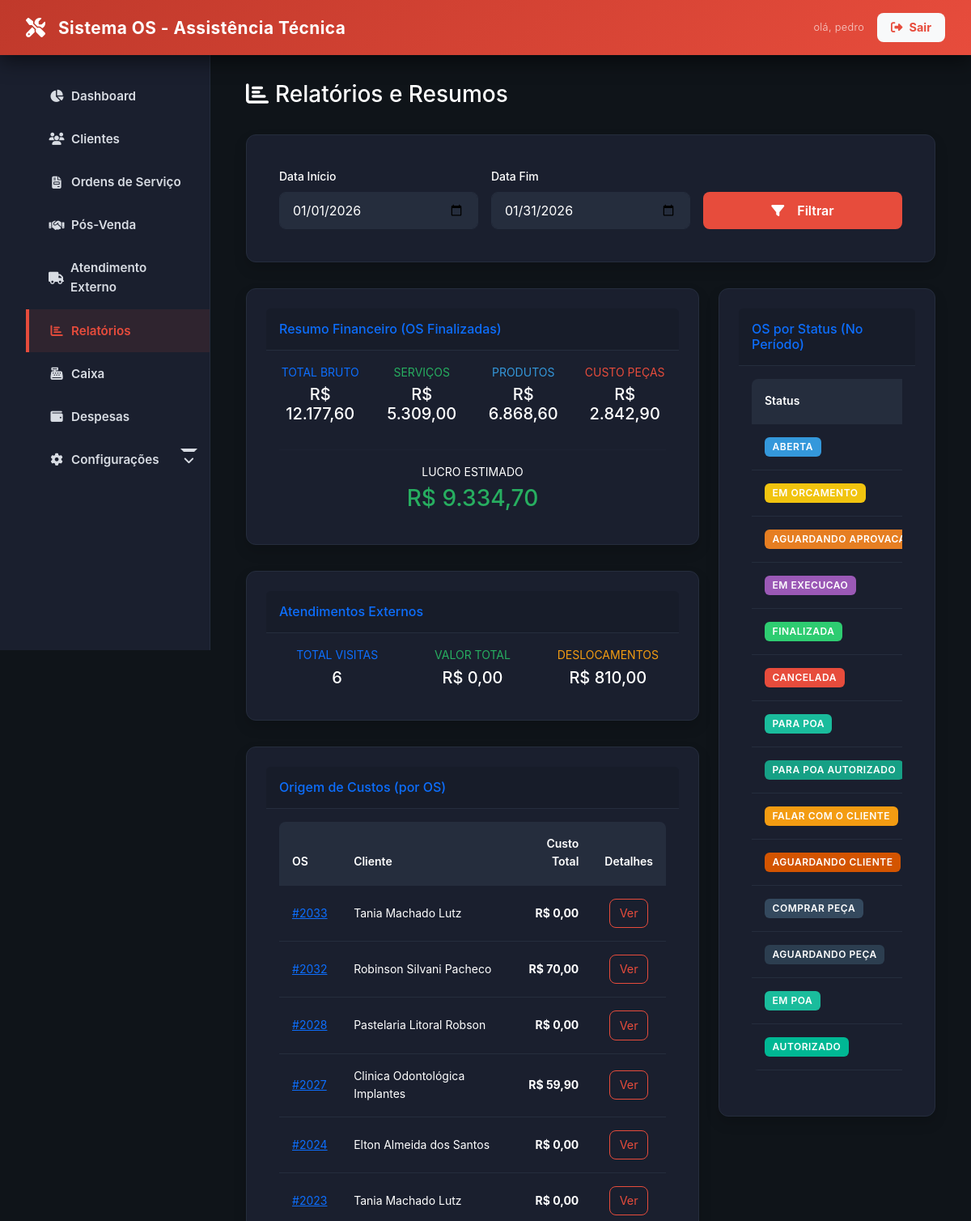
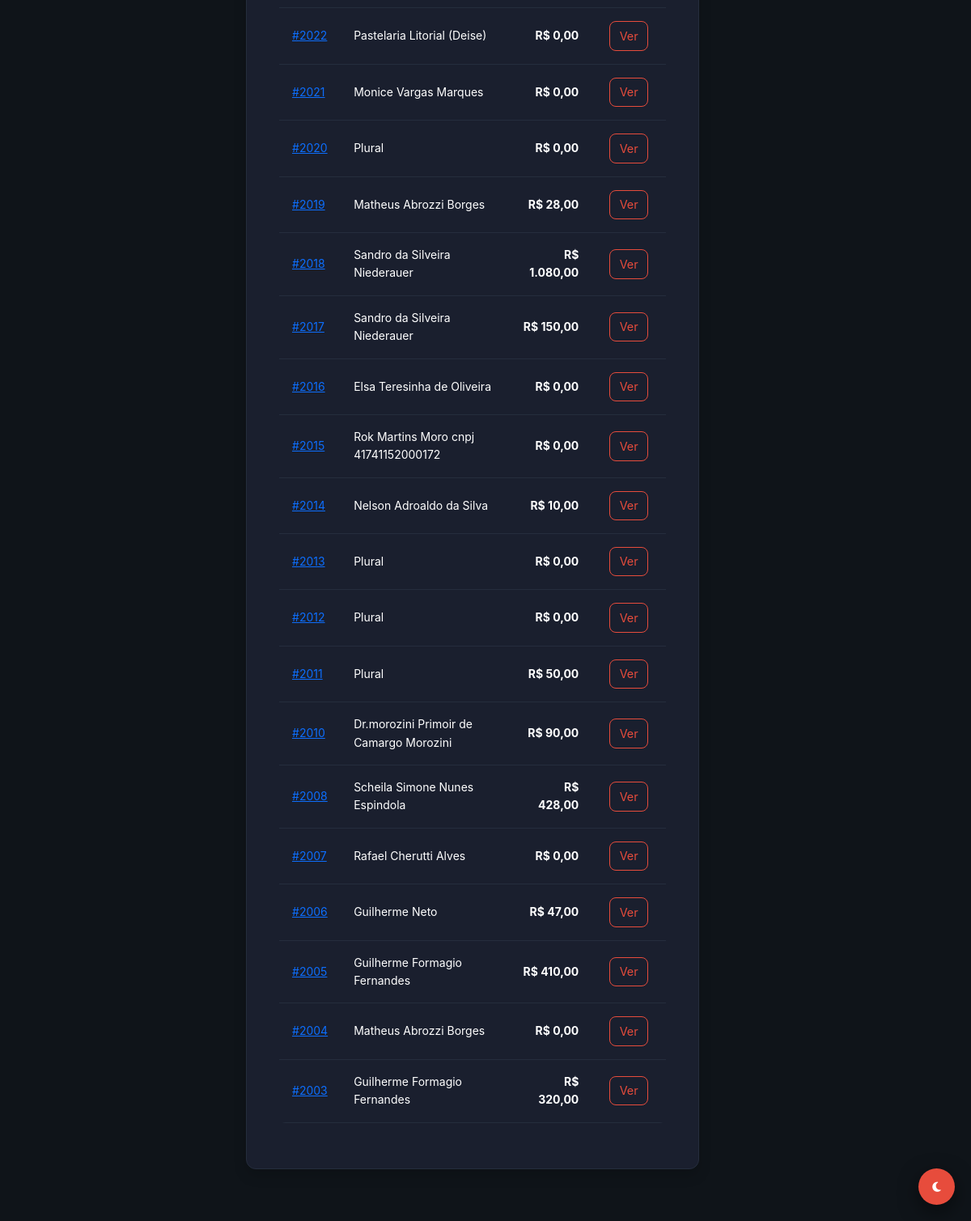
Screenshot of /relatorios (signed in) with the database file from the repository (2 pictures, top to bottom).
### tables this page shows
CREATE TABLE `ordens_servico` (
  `id` int NOT NULL,
  `cliente_id` int NOT NULL,
  `equipamento_id` int DEFAULT NULL,
  `defeito_relatado` text NOT NULL,
  `laudo_tecnico` text,
  `valor_total_produtos` decimal(10,2) DEFAULT '0.00',
  `valor_total_servicos` decimal(10,2) DEFAULT '0.00',
  `valor_total_os` decimal(10,2) DEFAULT '0.00',
  `valor_desconto` decimal(10,2) DEFAULT '0.00',
  `status_atual_id` int NOT NULL,
  `status_pagamento` enum('pendente','pago','parcial') DEFAULT 'pendente',
  `status_entrega` enum('nao_entregue','entregue') DEFAULT 'nao_entregue',
  `ativo` tinyint(1) DEFAULT '1',
  `created_at` timestamp NULL DEFAULT CURRENT_TIMESTAMP,
  `updated_at` timestamp NULL DEFAULT NULL
);

CREATE TABLE `clientes` (
  `id` int NOT NULL,
  `nome_completo` varchar(150) NOT NULL,
  `tipo_pessoa` varchar(20) NOT NULL,
  `documento` varchar(20) DEFAULT NULL,
  `email` varchar(150) DEFAULT NULL,
  `telefone_principal` varchar(20) DEFAULT NULL,
  `telefone_secundario` varchar(20) DEFAULT NULL,
  `endereco_logradouro` varchar(150) DEFAULT NULL,
  `endereco_numero` varchar(10) DEFAULT NULL,
  `endereco_bairro` varchar(60) DEFAULT NULL,
  `endereco_cidade` varchar(60) DEFAULT NULL,
  `data_nascimento` date DEFAULT NULL,
  `observacoes` text,
  `ativo` tinyint(1) DEFAULT '1',
  `created_at` timestamp NULL DEFAULT CURRENT_TIMESTAMP,
  `updated_at` timestamp NULL DEFAULT NULL
);

### app/Views/relatorios/index.php (the view, shortened to what the rows shown need)
<div class="container-fluid">
    <div class="d-flex justify-content-between align-items-center mb-4">
        <h2 class="h3 mb-0" style="color: var(--text-primary, #fff);"><i class="fas fa-chart-bar me-2"></i>Relatórios e Resumos</h2>
    </div>
    <div class="card shadow mb-4" style="background-color: var(--bg-secondary); border-color: var(--border-color);">
        <div class="card-body">
            <form method="GET" class="row g-3 align-items-end">
                <div class="col-md-4">
                    <label class="form-label" style="color: var(--text-primary);">Data Início</label>
                    <input type="date" name="data_inicio" class="form-control" value="<?php echo $filtros['data_inicio']; ?>" style="background-color: var(--bg-tertiary); color: var(--text-primary); border: 1px solid var(--border-color);">
                </div>
                <div class="col-md-4">
                    <label class="form-label" style="color: var(--text-primary);">Data Fim</label>
                    <input type="date" name="data_fim" class="form-control" value="<?php echo $filtros['data_fim']; ?>" style="background-color: var(--bg-tertiary); color: var(--text-primary); border: 1px solid var(--border-color);">
                </div>
                <div class="col-md-4">
                    <button type="submit" class="btn btn-primary w-100">
                        <i class="fas fa-filter me-2"></i>Filtrar
                    </button>
                </div>
            </form>
        </div>
    </div>
    <div class="row">
        <div class="col-xl-8 col-lg-7">
            <div class="card shadow mb-4" style="background-color: var(--bg-secondary); border-color: var(--border-color);">
                <div class="card-header py-3 d-flex flex-row align-items-center justify-content-between" style="background-color: rgba(0,0,0,0.1); border-bottom: 1px solid var(--border-color);">
                    <h6 class="m-0 font-weight-bold text-primary">Resumo Financeiro (OS Finalizadas)</h6>
                </div>
                <div class="card-body">
                    <div class="row text-center">
                        <div class="col-md-3 mb-3">
                            <div class="text-xs font-weight-bold text-primary text-uppercase mb-1">Total Bruto</div>
                            <div class="h5 mb-0 font-weight-bold" style="color: var(--text-primary, #fff);">R$ <?php echo number_format($financeiro['total_bruto'] ?? 0, 2, ',', '.'); ?></div>
                        </div>
                        <div class="col-md-3 mb-3">
                            <div class="text-xs font-weight-bold text-success text-uppercase mb-1">Serviços</div>
                            <div class="h5 mb-0 font-weight-bold" style="color: var(--text-primary, #fff);">R$ <?php echo number_format($financeiro['total_servicos'] ?? 0, 2, ',', '.'); ?></div>
                        </div>
                        <div class="col-md-3 mb-3">
                            <div class="text-xs font-weight-bold text-info text-uppercase mb-1">Produtos</div>
                            <div class="h5 mb-0 font-weight-bold" style="color: var(--text-primary, #fff);">R$ <?php echo number_format($financeiro['total_produtos'] ?? 0, 2, ',', '.'); ?></div>
                        </div>
                        <div class="col-md-3 mb-3">
                            <div class="text-xs font-weight-bold text-danger text-uppercase mb-1">Custo Peças</div>
                            <div class="h5 mb-0 font-weight-bold" style="color: var(--text-primary, #fff);">R$ <?php echo number_format($financeiro['total_custo'] ?? 0, 2, ',', '.'); ?></div>
                        </div>
                    </div>
                    <hr style="border-top: 1px solid var(--border-color);">
                    <div class="text-center">
                        <?php
                            $lucro = ($financeiro['total_bruto'] ?? 0) - ($financeiro['total_custo'] ?? 0);
                            $corLucro = $lucro >= 0 ? 'text-success' : 'text-danger';
                        ?>
                        <div class="text-sm font-weight-bold text-uppercase mb-1" style="color: var(--text-primary);">Lucro Estimado</div>
                        <div class="h3 mb-0 font-weight-bold <?php echo $corLucro; ?>">R$ <?php echo number_format($lucro, 2, ',', '.'); ?></div>
                    </div>
                </div>
            </div>
            <div class="card shadow mb-4" style="background-color: var(--bg-secondary); border-color: var(--border-color);">
                <div class="card-header py-3" style="background-color: rgba(0,0,0,0.1); border-bottom: 1px solid var(--border-color);">
                    <h6 class="m-0 font-weight-bold text-primary">Atendimentos Externos</h6>
                </div>
                <div class="card-body">
                    <div class="row">
                        <div class="col-md-4 text-center">
                            <div class="text-xs font-weight-bold text-primary text-uppercase mb-1">Total Visitas</div>
                            <div class="h5 mb-0 font-weight-bold" style="color: var(--text-primary, #fff);"><?php echo $atendimentos['total'] ?? 0; ?></div>
                        </div>
                        <div class="col-md-4 text-center">
                            <div class="text-xs font-weight-bold text-success text-uppercase mb-1">Valor Total</div>
                            <div class="h5 mb-0 font-weight-bold" style="color: var(--text-primary, #fff);">R$ <?php echo number_format($atendimentos['valor_total'] ?? 0, 2, ',', '.'); ?></div>
                        </div>
                        <div class="col-md-4 text-center">
                            <div class="text-xs font-weight-bold text-warning text-uppercase mb-1">Deslocamentos</div>
                            <div class="h5 mb-0 font-weight-bold" style="color: var(--text-primary, #fff);">R$ <?php echo number_format($atendimentos['valor_deslocamento'] ?? 0, 2, ',', '.'); ?></div>
                        </div>
                    </div>
                </div>
            </div>
            <div class="card shadow mb-4" style="background-color: var(--bg-secondary); border-color: var(--border-color);">
                <div class="card-header py-3 d-flex flex-row align-items-center justify-content-between" style="background-color: rgba(0,0,0,0.1); border-bottom: 1px solid var(--border-color);">
                    <h6 class="m-0 font-weight-bold text-primary">Origem de Custos (por OS)</h6>
                </div>
                <div class="card-body">
                    <div class="table-responsive">
                        <table class="table table-sm table-hover" style="color: var(--text-primary);">
                            <thead>
                                <tr style="border-bottom: 1px solid var(--border-color);">
                                    <th style="color: var(--text-primary);">OS</th>
                                    <th style="color: var(--text-primary);">Cliente</th>
                                    <th class="text-end" style="color: var(--text-primary);">Custo Total</th>
                                    <th class="text-center" style="color: var(--text-primary);">Detalhes</th>
                                </tr>
                            </thead>
                            <tbody>
                                <?php if (empty($custosPorOS ?? [])): ?>
                                    <tr><td colspan="4">Sem custos registrados no período.</td></tr>
                                <?php else: ?>
                                    <?php foreach ($custosPorOS as $row): ?>
                                        <tr>
                                            <td><a href="<?php echo BASE_URL; ?>ordens/view?id=<?php echo (int)$row['os_id']; ?>">#<?php echo (int)$row['os_id']; ?></a></td>
                                            <td><?php echo htmlspecialchars($row['cliente_nome'] ?? ''); ?></td>
                                            <td class="text-end"><strong>R$ <?php echo number_format((float)($row['custo_total'] ?? 0), 2, ',', '.'); ?></strong></td>
                                            <td class="text-center">
                                                <button class="btn btn-sm btn-outline-primary" type="button" onclick="toggleDetalhes('os-<?php echo (int)$row['os_id']; ?>')">Ver</button>
                                            </td>
                                        </tr>
                                    <?php endforeach; ?>
                                <?php endif; ?>
                            </tbody>
                        </table>
                    </div>
                </div>
            </div>
        </div>
        <div class="col-xl-4 col-lg-5">
            <div class="card shadow mb-4" style="background-color: var(--bg-secondary); border-color: var(--border-color);">
                <div class="card-header py-3" style="background-color: rgba(0,0,0,0.1); border-bottom: 1px solid var(--border-color);">
                    <h6 class="m-0 font-weight-bold text-primary">OS por Status (No Período)</h6>
                </div>
                <div class="card-body">
                    <div class="table-responsive">
                        <table class="table table-sm table-hover" style="color: var(--text-primary);">
                            <thead>
                                <tr style="border-bottom: 1px solid var(--border-color);">
                                    <th style="color: var(--text-primary);">Status</th>
                                </tr>
                            </thead>
                            <tbody>
                                <?php foreach ($statusResumo as $status): ?>
                                <tr style="border-bottom: 1px solid var(--border-color);">
                                    <td>
                                        <span class="badge" style="background-color: <?php echo $status['cor']; ?>; color: #fff;">
                                            <?php echo $status['nome']; ?>
                                        </span>
                                    </td>
                                </tr>
                                <?php endforeach; ?>
                            </tbody>
                        </table>
                    </div>
                </div>
            </div>
        </div>
    </div>
</div>

### app/Core/Router.php (shortened to what the rows shown need)
<?php
class Router
{
    protected array $routes = [];
    public function add(string $method, string $uri, string $controller): void
    {
        $this->routes[] = [
            'uri' => trim($uri, '/'),
            'controller' => $controller,
            'method' => strtoupper($method),
        ];
    }
    public function dispatch(string $uri, string $method): void
    {
        $uri = trim($uri, '/');
        $method = strtoupper($method);
        foreach ($this->routes as $route) {
            if ($route['uri'] === $uri && $route['method'] === $method) {
                $parts = explode('@', $route['controller']);
                $action = $parts[1] ?? 'index';
                $controller = new $controllerClass();
                $controller->$action();
                return;
            }
        }
    }
}

### rows the page displays
ordens_servico: id "2033", cliente.nome_completo "Tania Machado Lutz", custo_total "0,00"
ordens_servico: id "2032", cliente.nome_completo "Robinson Silvani Pacheco", custo_total "70,00"
ordens_servico: id "2028", cliente.nome_completo "Pastelaria Litoral Robson", custo_total "0,00"
ordens_servico: id "2027", cliente.nome_completo "Clinica Odontológica Implantes", custo_total "59,90"
ordens_servico: id "2024", cliente.nome_completo "Elton Almeida dos Santos", custo_total "0,00"
ordens_servico: id "2023", cliente.nome_completo "Tania Machado Lutz", custo_total "0,00"
ordens_servico: id "2022", cliente.nome_completo "Pastelaria Litorial (Deise)", custo_total "0,00"
ordens_servico: id "2021", cliente.nome_completo "Monice Vargas Marques", custo_total "0,00"
ordens_servico: id "2020", cliente.nome_completo "Plural", custo_total "0,00"
ordens_servico: id "2019", cliente.nome_completo "Matheus Abrozzi Borges", custo_total "28,00"
ordens_servico: id "2018", cliente.nome_completo "Sandro da Silveira Niederauer", custo_total "1.080,00"
ordens_servico: id "2017", cliente.nome_completo "Sandro da Silveira Niederauer", custo_total "150,00"
ordens_servico: id "2016", cliente.nome_completo "Elsa Teresinha de Oliveira", custo_total "0,00"
ordens_servico: id "2015", cliente.nome_completo "Rok Martins Moro cnpj 41741152000172", custo_total "0,00"
ordens_servico: id "2014", cliente.nome_completo "Nelson Adroaldo da Silva", custo_total "10,00"
ordens_servico: id "2013", cliente.nome_completo "Plural", custo_total "0,00"
ordens_servico: id "2012", cliente.nome_completo "Plural", custo_total "0,00"
ordens_servico: id "2011", cliente.nome_completo "Plural", custo_total "50,00"
ordens_servico: id "2010", cliente.nome_completo "Dr.morozini Primoir de Camargo Morozini", custo_total "90,00"
ordens_servico: id "2008", cliente.nome_completo "Scheila Simone Nunes Espindola", custo_total "428,00"
ordens_servico: id "2007", cliente.nome_completo "Rafael Cherutti Alves", custo_total "0,00"
ordens_servico: id "2006", cliente.nome_completo "Guilherme Neto", custo_total "47,00"
ordens_servico: id "2005", cliente.nome_completo "Guilherme Formagio Fernandes", custo_total "410,00"
ordens_servico: id "2004", cliente.nome_completo "Matheus Abrozzi Borges", custo_total "0,00"
ordens_servico: id "2003", cliente.nome_completo "Guilherme Formagio Fernandes", custo_total "320,00"

### other values shown
$financeiro['total_bruto'] "12.177,60"
$financeiro['total_servicos'] "5.309,00"
$financeiro['total_produtos'] "6.868,60"
$financeiro['total_custo'] "2.842,90"
$lucro "9.334,70"
$atendimentos['total'] "6"
$atendimentos['valor_total'] "0,00"
$atendimentos['valor_deslocamento'] "810,00"
$status['nome'] "ABERTA"
$status['nome'] "EM ORCAMENTO"
$status['nome'] "AGUARDANDO…"
$status['nome'] "EM EXECUCAO"
$status['nome'] "FINALIZADA"
$status['nome'] "CANCELADA"
$status['nome'] "PARA POA"
